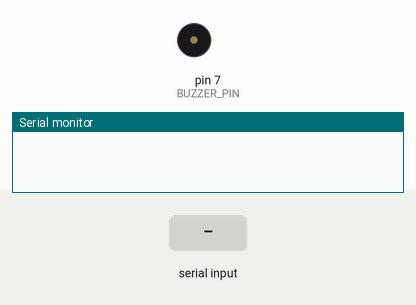
Recording of a sketch running on a simulated Arduino Uno, built with avr-gcc and run on an emulated ATmega328P. On the bench: buzzer (waves = sounding, pin HIGH), the last lines printed to the serial monitor. The test bench sets the inputs (shaded band).

Above: at 1.2 s.
1.3 s: byte 115 (SCORE_CHAR) received over Serial
At 1.38 s:
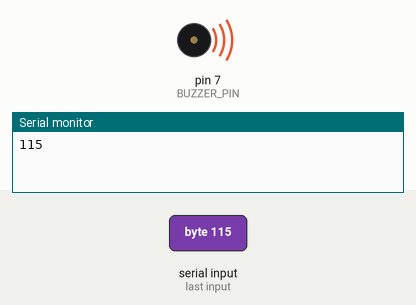
Timing chart, 0 to 4.3 s (numbered marks = the images above; inputs shaded):
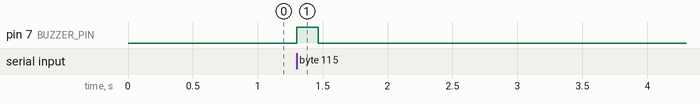

Measured:
- after the input at 1.3 s, pin 7 (BUZZER_PIN): LOW → HIGH at once, → LOW 0.16 s later

The sketch:

BuzzerCode.ino
```cpp
/*
    Addapted from Serial-WR,
    made to turn on and off buzzer
*/

#define BUZZER_PIN 7
#define SCORE_CHAR 's'
#define TICKS_TIL_TIME_OUT 12000

bool buzzer_active = false;
unsigned int incomingByte = 0;
unsigned int buzzer_ticks = 0;

void setup() {
  // put your setup code here, to run once:
  // initialize serial communication at 9600 bits per second:
  Serial.begin(9600);
  // initialize digital pin Buzzer Pin as an output.
  pinMode(BUZZER_PIN, OUTPUT);
  digitalWrite(BUZZER_PIN, LOW);   // turn the LED on (HIGH is the voltage level)
}

void loop() {
  // put your main code here, to run repeatedly:
  if (Serial.available() > 0) {
    // read the incoming byte:
    incomingByte = Serial.read();
    Serial.println(incomingByte);

    if(incomingByte == SCORE_CHAR) {
      digitalWrite(BUZZER_PIN, HIGH);
      buzzer_ticks = 0;
      buzzer_active = true;
    }
  }

  if (buzzer_active) {
    buzzer_ticks ++;

    if (buzzer_ticks > TICKS_TIL_TIME_OUT) {
      digitalWrite(BUZZER_PIN, LOW);
      buzzer_ticks = 0;
      buzzer_active = false;
    }
  }
}
```
